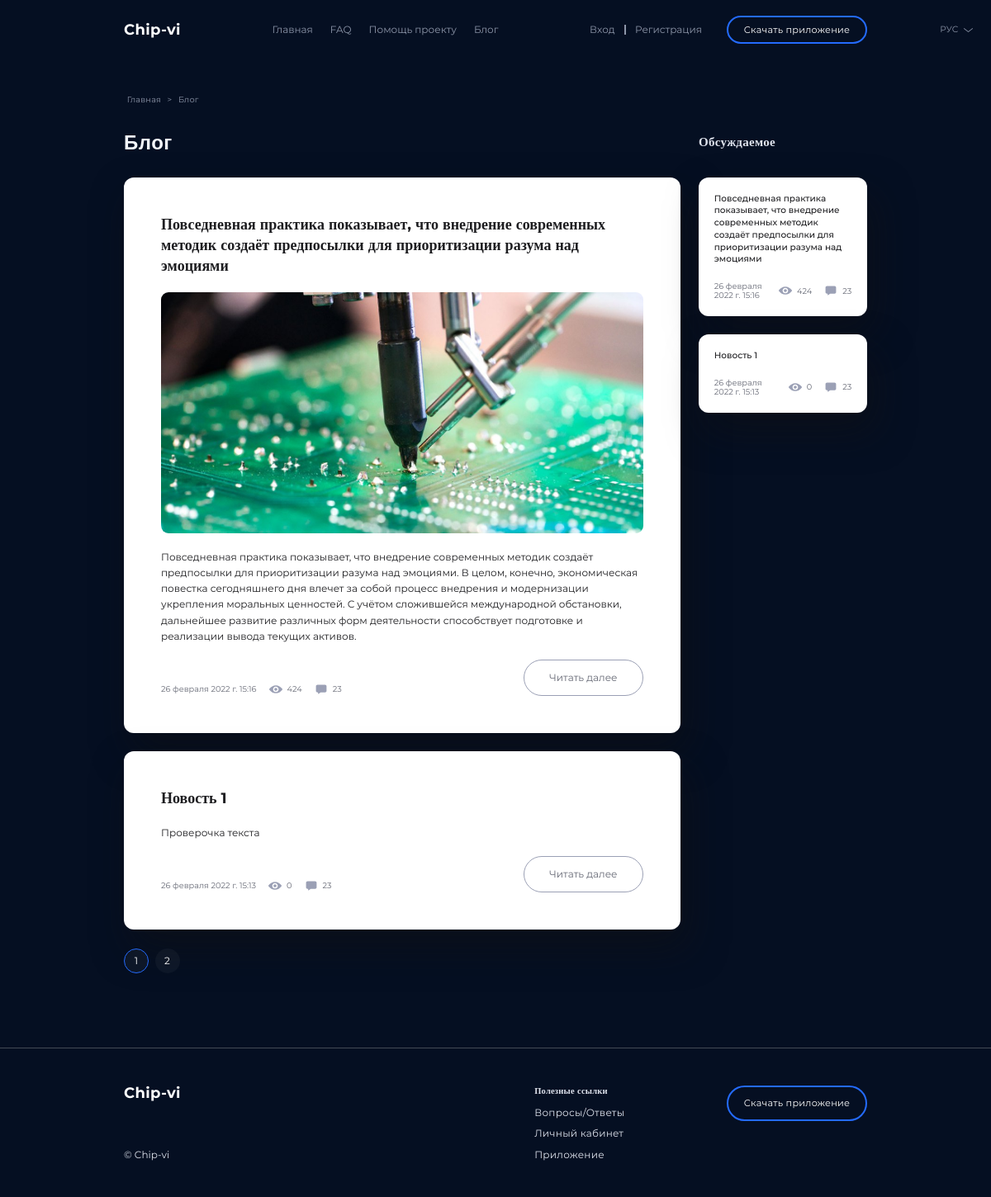
Screenshot of /blog/ with the database file from the repository.
### blog/models.py (models this page shows, shortened)
class Post(models.Model):
    title = models.CharField(max_length=255)
    slug = models.SlugField(max_length=255, verbose_name='url', unique=True)
    autor = models.CharField(max_length=100)
    content = models.TextField(blank=True)
    created_at = models.DateTimeField(auto_now_add=True, verbose_name='Опубликовано')
    updated_at = models.DateTimeField(auto_now=True, verbose_name='Отредактировано')
    photo = models.ImageField(upload_to='photos/%Y/%m/%d/', blank=True)
    views = models.IntegerField(default=0, verbose_name = 'Кол-во просмотров')
    is_published = models.BooleanField(default=True, verbose_name = 'Статус публикации')
    category = models.ForeignKey(Category, on_delete=models.PROTECT, null=True, default=1, verbose_name = 'Категория')
    tags = models.ManyToManyField(Tag, blank=True, related_name='posts')
    class Meta:
        ordering = ['-created_at']
        verbose_name = 'Пост'
        verbose_name_plural = 'Посты'

### blog/views.py (the view)
# urls.py: path('blog/', Posts.as_view(), name='blog'),
class Posts(ListView):
    model = Post
    template_name = 'blog/blog.html'
    context_object_name = 'posts'
    paginate_by = 2
    def get_context_data(self, *, object_list=None, **kwargs):
        context = super().get_context_data(**kwargs)
        context['title'] = 'Блог'
        return context

### blog/templates/blog/blog.html (shortened to what this page needs)
{% extends 'base.html' %}
{% load static %}
{% block content %}
<main>
		<div class="breadcrumps">
			<a href="/">Главная</a> <a href="/">></a> <a href="/blog">Блог</a>
		</div>
		<div class="blog__header">
			<h1 class="page__title">
				{{ title }}
			</h1>
			<div class="page__subtitle">Обсуждаемое</div>
		</div>
		<section class="blog blog-hot">
			<div class="blog__wrapper">
			{% for item in posts %}
				<div class="blog__item">
					<h2 class="blog__header">
						{{ item.title }}
					</h2>
					<div class="blog__image-wrapper">
						<img src="{% static 'img/image28.png' %}" alt="">
					</div>
					<div class="blog__text">
						{{ item.content }}
					</div>
					<div class="blog__footer">
						<div class="blog__footer-info">
							<div class="blog__footer-date">
								<div class="value">{{ item.created_at }}</div>
							</div>
							<div class="blog__footer-views">
								<img src="{% static 'img/Eye.svg' %}" alt="">
								<div class="value">{{ item.views }}</div>
							</div>
							<div class="blog__footer-comments">
								<img src="{% static 'img/Message.svg' %}" alt="">
								<div class="value">23</div>
							</div>
						</div>
						<a href="#" class="blog__footer-btn">
							Читать далее
						</a>
					</div>
				</div>
			{% endfor %}
				{% if page_obj.has_other_pages %}
				<div class="blog__pagination-wrapper">
					{% if page_obj.has_other_pages %}
						{% for p in page_obj.paginator.page_range %}
							{% if page_obj.number == p %}
								<a href="#" class="blog__pagination selected">{{ p }}</a>
							{% elif p > page_obj.number|add:-3 and p < page_obj.number|add:3 %}
								<a href="?page={{ p }}" class="blog__pagination">{{ p }}</a>
							{% endif %}
						{% endfor %}
					{% endif %}
				</div>
				{% endif %}
			</div>
			<div class="blog__hot">
				{% for item in posts %}
				<div class="blog__item">
					<a href="#" class="blog__header">
						{{ item.title }}
					</a>
					<div class="blog__footer">
						<div class="blog__footer-info">
							<div class="blog__footer-date">
								<div class="value">{{ item.created_at }}</div>
							</div>
							<div class="blog__footer-views">
								<img src="{% static 'img/Eye.svg' %}" alt="">
								<div class="value">{{ item.views }}</div>
							</div>
							<div class="blog__footer-comments">
								<img src="{% static 'img/Message.svg' %}" alt="">
								<div class="value">23</div>
							</div>
						</div>
					</div>
				</div>
				{% endfor %}
			</div>
		</section>
	</main>
{% endblock %}

### Templates/base.html (shortened to what this page needs)
{% load static %}
<!DOCTYPE html>
<html lang="ru">
<head>
	<link rel="stylesheet" href="{% static 'style.css' %}">
</head>
<body>
<header>
	<div class="header__wrapper">
		<div class="header__inner-wrapper">
			<div class="logo">
				Chip-vi
			</div>
			<div class="header__links">
				<a href="/" draggable="false" class="header__link">
					Главная
				</a>
				<a href="{% url 'faq' %}" draggable="false" class="header__link">
					FAQ
				</a>
				<a href="{% url 'donate' %}" draggable="false" class="header__link">
					Помощь проекту
				</a>
				<a href="/blog/" draggable="false" class="header__link">
					Блог
				</a>
				<a href="#" draggable="false" class="header__change-lang">
						<span>
							РУС
						</span>
					<img src="{% static 'src/img/arrow-down.svg' %}" alt="">
				</a>
			</div>
			<div class="header__right-wrapper">
				{% if  request.user.is_authenticated %}
				<div class="header__log-sign-in">
					<a href="{% url 'personal' %}" class="header__user-btn">
						<div class="header__user-icon">
							<img src="{% static './src/img/user.svg' %}" alt="">
						</div>
						{{user.username}}
					</a>
					<a href="{% url 'logout' %}" draggable="false" class="header__login">Выход</a>
				</div>
				{% else %}
				<div class="header__log-sign-in">
					<a href="{% url 'login' %}" draggable="false" class="header__signin">Вход</a>
					<a href="{% url 'register' %}" draggable="false" class="header__login">Регистрация</a>
				</div>
				{% endif %}
				<a href="#" class="page__trcy-btn">
					Скачать приложение
				</a>
			</div>
		</div>
	</div>
</header>
{% block content %} {% endblock %}
<footer>
	<div class="footer__inner-wrapper">
		<div class="footer__left">
			<div class="logo">
				Chip-vi
			</div>
			<div class="footer__copyright">
				© Chip-vi
			</div>
		</div>
		<div class="footer__right-wrapper">
			<div class="footer__links">
				Полезные ссылки
				<a href="{% url 'faq' %}" draggable="false" class="header__link">
					Вопросы/Ответы
				</a>
				<a href="{% url 'personal' %}" draggable="false" class="header__link">
					Личный кабинет
				</a>
				<a href="#" draggable="false" class="header__link">
					Приложение
				</a>
			</div>
			<a href="#" class="page__trcy-btn">
				Скачать приложение
			</a>
		</div>
	</div>
</footer>
</body>
</html>

### rows the page displays
Post: title "Повседневная практика показывает, что внедрение современных методик создаёт предпосылки для приоритизации разума над эмоциями", content "Повседневная практика показывает, что внедрение современных методик создаёт предпосылки для приоритизации разума над эмоциями. В целом, конечно, экономическая повестка сегодняшнего дня влечет за собой процесс внедрения и модернизации укрепления моральных ценностей. С учётом сложившейся международной обстановки, дальнейшее развитие различных форм деятельности способствует подготовке и реализации вывода текущих активов.", created_at "26 февраля 2022 г. 15:16", views "424"
Post: title "Новость 1", content "Проверочка текста", created_at "26 февраля 2022 г. 15:13", views "0"

### other values shown
{{ title }} "Блог"
{{ p }} "1"
{{ p }} "2"
